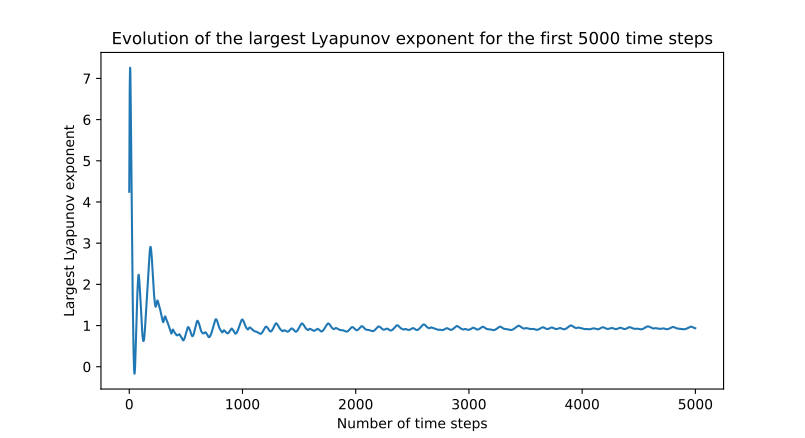

Here is the Python script that generated this plot:
# Import libraries
import numpy as np
import matplotlib.pyplot as plt
import sys
sys.path.append('/home/jvp/miniconda3/lib/python3.12/site-packages')
import lyapynov

s = 10
r = 28
b = 8/3
x0 = np.array([0.03, 0.01, 10])
t0 = 0
dt = 0.01

def f(x, t, s=s, r=r, b=b):
    v = np.zeros_like(x)
    v[0] = s*(x[1] - x[0])
    v[1] = r*x[0] - x[1] - x[0]*x[2]
    v[2] = x[0]*x[1] - b*x[2]
    return v  

def jac(x, t, s=s, r=r, b=b):
    v = np.zeros((x.shape[0], x.shape[0]))
    v[0,0], v[0,1] = -s, s
    v[1,0], v[1,1], v[1,2] = r - x[2], -1., -x[0]
    v[2,0], v[2,1], v[2,2] = x[1], x[0], -b
    return v

Lorenz_system = lyapynov.ContinuousDS(x0, t0, f, jac, dt)
Lorenz_system.forward(10**6, False)

mLCE, history = lyapynov.mLCE(Lorenz_system, 0, 10**6, True)

print("mLCE: {:.3f}".format(mLCE))

plt.figure(figsize = (10,6))
plt.plot(history[:5000])
plt.xlabel("Number of time steps")
plt.ylabel("Largest Lyapunov exponent")
plt.title("Evolution of the largest Lyapunov exponent for the first 5000 time steps")
plt.show()
